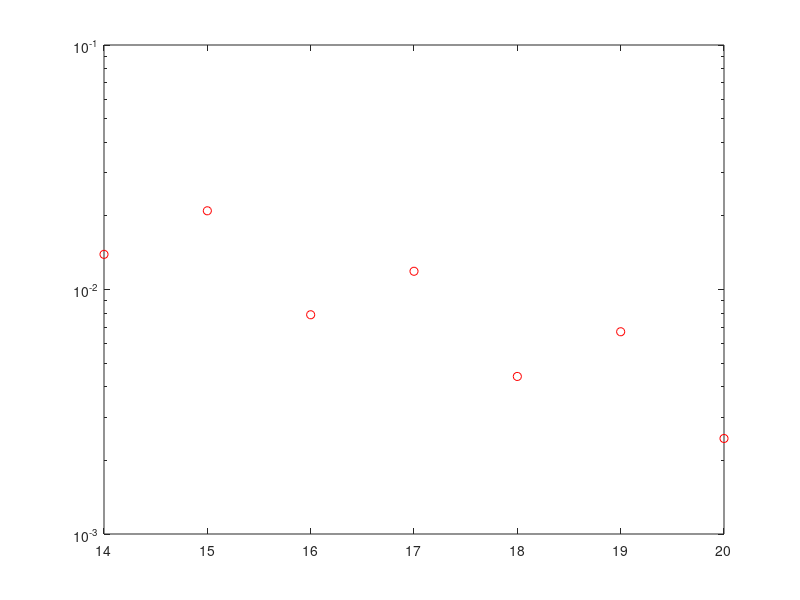

The MATLAB source for this figure:
f = @(x) 1./(1+12*x.^2);
a = -1; b = 1;
xVals = -1:0.0002:1;
clf

for n=14:20
% interpolation points
% Chebyshev
x1 = 0.5*(b-a)*cos(pi*(2*(0:n)+1)/(2*n+2));

coeffs1 = polyfit(x1,f(x1),n);
fVals1 = polyval(coeffs1,xVals);
err = max(abs(f(xVals)-fVals1))

semilogy(n,err,'ro')
hold on;
end
